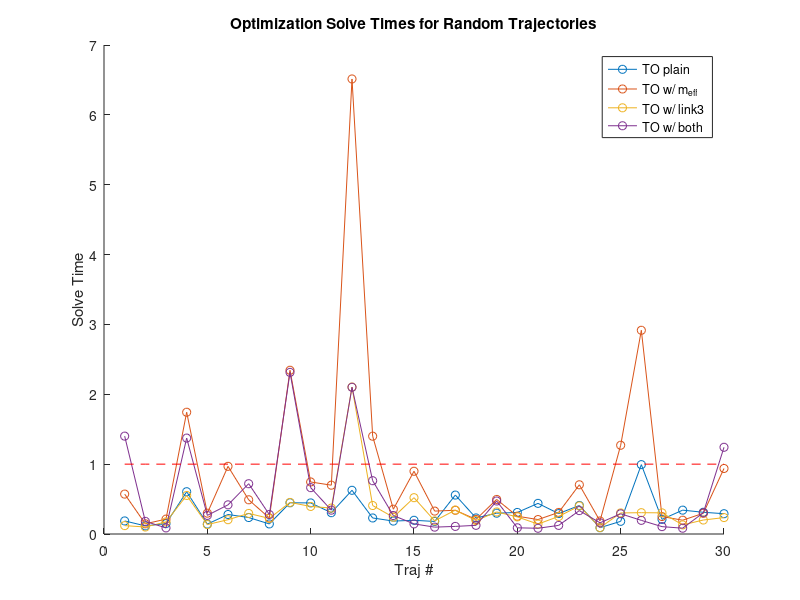
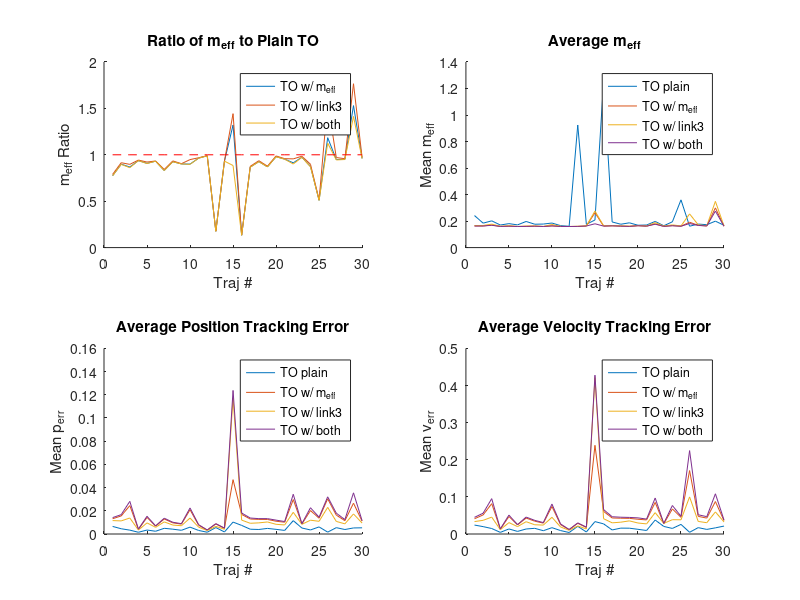

These charts were generated, in order, by the following MATLAB code: (Note: this script raises an error after producing the figures.)
% plotting interesting quantities across all trajectories

% Andrew SaLoutos
% 4/19/2021

% make sure functions are on path
addpath(genpath('arm_functions'))
addpath(genpath('block_functions'))

% import trajectory data
clear all

% load data
load('multi_traj_data_linear.mat');
% load('multi_traj_data_sinusoid.mat');

% each should contain TO_data_plain, TO_data_meff, TO_data_link3, and
% TO_data_meff_link3

% define arm parameters
m1 = 1;                 m2 = 1;
m3 = 0.5;               m_motor = 0.5;
I1 = 0.02;              I2 = 0.02;
I3 = 0.01;              I_motor = 0.000625; % assuming radius r=0.05m
Ir = 6.25e-6;           N = 6;
l_O_m1 = 0.25;          l_A_m2 = 0.25;
l_B_m3 = 0.25;          l_OA = 0.5;
l_AB = 0.5;             l_BC = 0.5;
g = 9.81; % do I want gravity to start?
% arrange in vector
p   = [m1 m2 m3 m_motor I1 I2 I3 I_motor Ir N l_O_m1 l_A_m2 l_B_m3 l_OA l_AB l_BC g]';


% iterate through each trajectory and compile quantities
N = size(TO_data_plain,2);

% quantities of interest?
solve_times = zeros(4,N);
avg_p_error = zeros(4,N);
avg_v_error = zeros(4,N);
avg_meff = zeros(4,N);

for ii=1:4 % for each cost function
    
    if (ii==1)
        TO_data = TO_data_plain;
    elseif (ii==2)
        TO_data = TO_data_meff;
    elseif (ii==3)
        TO_data = TO_data_link3;
    elseif (ii==4)
        TO_data = TO_data_meff_link3;
    end    
    
    for jj=1:N % for each trajectory
        
       solve_times(ii,jj) = TO_data(jj).solve_time;
       
       p_error = TO_data(jj).data.p(3,:);
       avg_p_error(ii,jj) = mean(p_error);
        
       v_error = TO_data(jj).data.v(3,:);
       avg_v_error(ii,jj) = mean(v_error);
       
       meff = TO_data(jj).data.meff(1,2:end); % first meff calc is garbage
       avg_meff(ii,jj) = mean(meff);
       
       % TODO: calculate effective momentum as well?
       
    end    
end

% calculate ratios for effective mass? each cost function over the plain TO
% can use avg(meff1)/avg(meff2) or avg( meff1[i]/meff2[i] )
% these two won't be equal

meff_ratios = zeros(3,N);

for ii=1:N
    % get meff of each cost function
    meff_base = TO_data_plain(ii).data.meff(1,2:end);
    meff_m = TO_data_meff(ii).data.meff(1,2:end);
    meff_l3 = TO_data_link3(ii).data.meff(1,2:end);
    meff_m_l3 = TO_data_meff_link3(ii).data.meff(1,2:end);
    % ratio at each 
    ratio_m = meff_m./meff_base;
    ratio_l3 = meff_l3./meff_base;
    ratio_m_l3 = meff_m_l3./meff_base;
    % save data
    meff_ratios(:,ii) = [mean(ratio_m); mean(ratio_l3); mean(ratio_m_l3)];
end


% plot quantities
figure(3); clf; hold on;
plot(solve_times(1,:),'o-'); plot(solve_times(2,:),'o-');
plot(solve_times(3,:),'o-'); plot(solve_times(4,:),'o-');
plot(ones(1,N),'r--');
xlabel('Traj #'); ylabel('Solve Time');
legend('TO plain', 'TO w/ m_{eff}', 'TO w/ link3', 'TO w/ both');
title('Optimization Solve Times for Random Trajectories');


figure(4); clf;
subplot(2,2,1); hold on;
plot(meff_ratios(1,:));
plot(meff_ratios(2,:));
plot(meff_ratios(3,:));
plot(ones(1,N),'r--');
xlabel('Traj #'); ylabel('m_{eff} Ratio');
legend('TO w/ m_{eff}', 'TO w/ link3', 'TO w/ both');
title('Ratio of m_{eff} to Plain TO');

subplot(2,2,2); hold on;
plot(avg_meff(1,:)); plot(avg_meff(2,:));
plot(avg_meff(3,:)); plot(avg_meff(4,:));
xlabel('Traj #'); ylabel('Mean m_{eff}'); 
legend('TO plain', 'TO w/ m_{eff}', 'TO w/ link3', 'TO w/ both');
title('Average m_{eff}');

subplot(2,2,3); hold on;
plot(avg_p_error(1,:)); plot(avg_p_error(2,:));
plot(avg_p_error(3,:)); plot(avg_p_error(4,:));
xlabel('Traj #'); ylabel('Mean p_{err}'); 
legend('TO plain', 'TO w/ m_{eff}', 'TO w/ link3', 'TO w/ both');
title('Average Position Tracking Error');

subplot(2,2,4); hold on;
plot(avg_v_error(1,:)); plot(avg_v_error(2,:));
plot(avg_v_error(3,:)); plot(avg_v_error(4,:));
xlabel('Traj #'); ylabel('Mean v_{err}'); 
legend('TO plain', 'TO w/ m_{eff}', 'TO w/ link3', 'TO w/ both');
title('Average Velocity Tracking Error');

sgtitle('Comparing TO Performance Across Random Trajectories');
